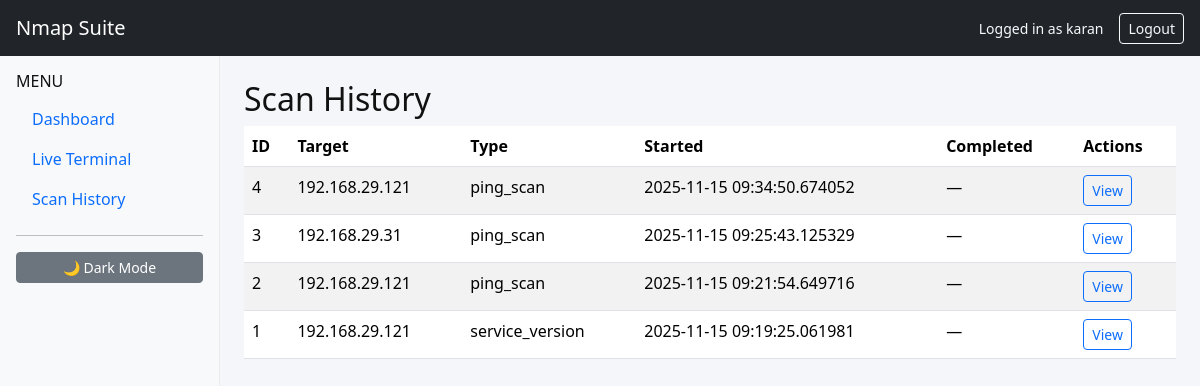
The app's page /history (signed in), older data.
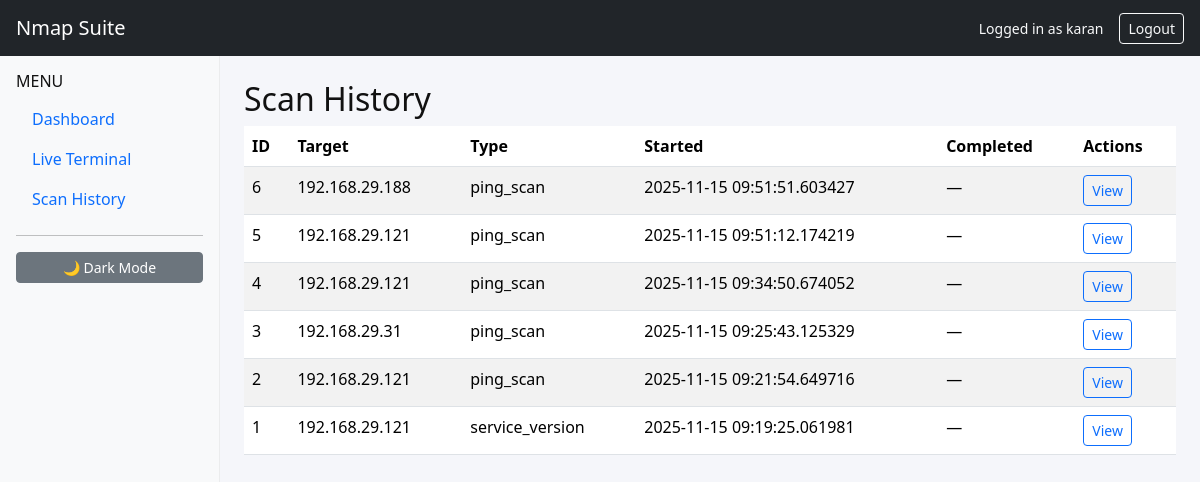
The same page, newer data.
### app/models.py (models this page shows, shortened)
class User(db.Model, UserMixin):
    id = db.Column(db.Integer, primary_key=True)
    username = db.Column(db.String(80), unique=True, nullable=False)
    password_hash = db.Column(db.String(200), nullable=False)
    created_at = db.Column(db.DateTime, default=datetime.datetime.utcnow)

class ScanResult(db.Model):
    id = db.Column(db.Integer, primary_key=True)
    user_id = db.Column(db.Integer, db.ForeignKey('user.id'))
    target = db.Column(db.String(200))
    scan_type = db.Column(db.String(80))
    started_at = db.Column(db.DateTime)
    completed_at = db.Column(db.DateTime, nullable=True)
    output = db.Column(db.Text, nullable=True)

### app/routes/history.py (the view)
@history_bp.route('/history')
@login_required
def view_history():
    scans = ScanResult.query.filter_by(user_id=current_user.id).order_by(ScanResult.started_at.desc()).all()
    return render_template('history.html', scans=scans)

### app/__init__.py (called while the page is built)
def create_app():
    app = Flask(__name__, template_folder='templates', static_folder='static')
    app.config.from_object('config.Config')
    db.init_app(app)
    with app.app_context():
        db.create_all()
    login_manager = LoginManager()
    login_manager.login_view = 'auth.login'
    login_manager.init_app(app)
    @login_manager.user_loader
    def load_user(user_id):
        from .models import User
        return User.query.get(int(user_id))
    app.register_blueprint(auth_bp)
    app.register_blueprint(dashboard_bp)
    app.register_blueprint(scans_bp)
    app.register_blueprint(terminal_bp)
    app.register_blueprint(history_bp)
    socketio.init_app(app)
    app.socketio = socketio
    return app

### app/templates/history.html (shortened to what this page needs)
{% extends "layout.html" %}
{% block content %}
<h2>Scan History</h2>
<table class="table table-striped">
  <thead><tr><th>ID</th><th>Target</th><th>Type</th><th>Started</th><th>Completed</th><th>Actions</th></tr></thead>
  <tbody>
    {% for s in scans %}
    <tr>
      <td>{{ s.id }}</td>
      <td>{{ s.target }}</td>
      <td>{{ s.scan_type }}</td>
      <td>{{ s.started_at }}</td>
      <td>{{ s.completed_at or '—' }}</td>
      <td>
        <button class="btn btn-sm btn-outline-primary" onclick="showOutput({{ s.id }})">View</button>
      </td>
    </tr>
    {% endfor %}
  </tbody>
</table>
{% endblock %}

### app/templates/layout.html (shortened to what this page needs)
<!doctype html>
<html lang="en">
<head>
  <link href="https://cdn.jsdelivr.net/npm/bootstrap@5.3.2/dist/css/bootstrap.min.css" rel="stylesheet">
  <link rel="stylesheet" href="{{ url_for('static', filename='main.css') }}">
</head>
<body class="light-mode">
<nav class="navbar navbar-expand-lg navbar-dark bg-dark">
  <div class="container-fluid px-3">
    <a class="navbar-brand" href="{{ url_for('dashboard.index') }}">Nmap Suite</a>
    <div class="d-flex align-items-center ms-auto">
      {% if current_user.is_authenticated %}
        <small class="text-light me-3">Logged in as {{ current_user.username }}</small>
        <a href="{{ url_for('auth.logout') }}" class="btn btn-outline-light btn-sm">Logout</a>
      {% endif %}
    </div>
  </div>
</nav>
<aside class="sidebar p-3 bg-light">
  <h6 class="text-uppercase">Menu</h6>
  <ul class="nav flex-column mb-3">
    <li class="nav-item"><a class="nav-link" href="{{ url_for('dashboard.index') }}">Dashboard</a></li>
    <li class="nav-item"><a class="nav-link" href="{{ url_for('terminal.view_terminal') }}">Live Terminal</a></li>
    <li class="nav-item"><a class="nav-link" href="{{ url_for('history.view_history') }}">Scan History</a></li>
  </ul>
  <hr>
  <button id="themeToggle" class="btn btn-sm btn-secondary w-100">🌙 Dark Mode</button>
</aside>
<main class="content-area p-4">
  {% block content %}{% endblock %}
</main>
</body>
</html>

### app/static/main.css (style rules this page uses)
body.light-mode { background: #f5f6fa; color: #111; }
.sidebar { border-right: 1px solid rgba(0,0,0,0.05); }

### app/templates/layout.html (style rules this page uses)
@media (min-width: 992px) { .sidebar { position: fixed; top:56px; left:0; bottom:0; width:220px; overflow:auto; } }
@media (min-width: 992px) { .content-area { margin-left:220px; } }

Row changes from the older to the newer data that the page shows:
added ScanResult: id "6", target "192.168.29.188", scan_type "ping_scan", started_at "2025-11-15 09:51:51.603427", completed_at "—"
added ScanResult: id "5", target "192.168.29.121", scan_type "ping_scan", started_at "2025-11-15 09:51:12.174219", completed_at "—"
